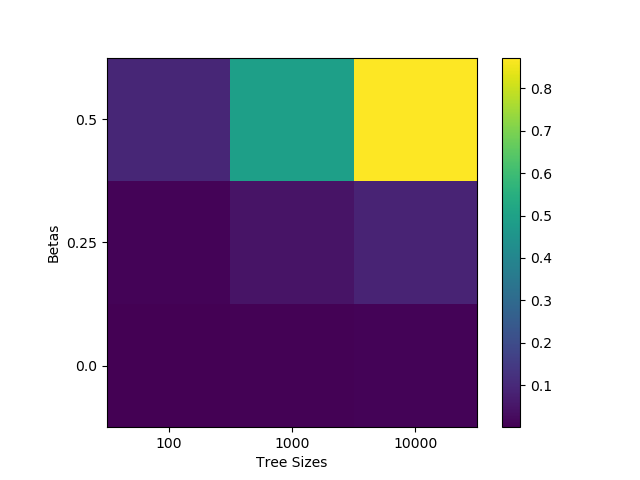

This figure's Python source:

# standard
import time 
import torch 
import sys 
import numpy as np 
import matplotlib.pyplot as plt 

# custom
sys.path.append('../')
from cpp.buildRelease import mctscpp

# state to game 

def state_to_cpp_game_state(state,team_1_idxs,turn):

	attackers = [] 
	defenders = [] 
	for i_robot, robot_state in enumerate(state): 
		rs = mctscpp.RobotState(robot_state)
		if i_robot in team_1_idxs: 
			attackers.append(rs)
		else:
			defenders.append(rs)

	if turn == "a":
		turn = mctscpp.GameState.Turn.Attackers
	elif turn == "b": 
		turn = mctscpp.GameState.Turn.Defenders
	else: 
		exit('training team not recognized') 

	game_state = mctscpp.GameState(turn,attackers,defenders)

	game_state.depth = 0

	return game_state 


# robot team stuff 

def create_cpp_robot_type(robot_types, robot_type):
	p_min = [robot_types[robot_type]["env_xlim"][0], robot_types[robot_type]["env_ylim"][0]]
	p_max = [robot_types[robot_type]["env_xlim"][1], robot_types[robot_type]["env_ylim"][1]]
	velocity_limit = robot_types[robot_type]["speed_limit"]
	acceleration_limit = robot_types[robot_type]["acceleration_limit"]
	tag_radius = robot_types[robot_type]["tag_radius"]
	r_sense = robot_types[robot_type]["r_sense"]
	radius = robot_types[robot_type]["radius"]
	rt = mctscpp.RobotType(p_min,p_max,velocity_limit,acceleration_limit,tag_radius,r_sense,radius)
	return rt

def robot_composition_to_cpp_robot_types(robot_team_composition,robot_types,team):
	types = [] 
	for robot_type, num in robot_team_composition[team].items():
		rt = create_cpp_robot_type(robot_types, robot_type)
		for _ in range(num):
			types.append(rt)
	return types


# glas stuff 

def loadGLAS(glas, file):
	state_dict = torch.load(file)

	loadFeedForwardNNWeights(glas.deepSetA.phi, state_dict, "model_team_a.phi")
	loadFeedForwardNNWeights(glas.deepSetA.rho, state_dict, "model_team_a.rho")
	loadFeedForwardNNWeights(glas.deepSetB.phi, state_dict, "model_team_b.phi")
	loadFeedForwardNNWeights(glas.deepSetB.rho, state_dict, "model_team_b.rho")
	loadFeedForwardNNWeights(glas.psi, state_dict, "psi")
	loadFeedForwardNNWeights(glas.encoder, state_dict, "encoder")
	loadFeedForwardNNWeights(glas.decoder, state_dict, "decoder")
	loadFeedForwardNNWeights(glas.value, state_dict, "value")

	return glas

def loadFeedForwardNNWeights(ff, state_dict, name):
	l = 0
	while True:
		key1 = "{}.layers.{}.weight".format(name, l)
		key2 = "{}.layers.{}.bias".format(name, l)
		if key1 in state_dict and key2 in state_dict:
			ff.addLayer(state_dict[key1].numpy(), state_dict[key2].numpy())
		else:
			if l == 0:
				print("WARNING: No weights found for {}".format(name))
			break
		l += 1

if __name__ == '__main__':
	
	tree_sizes = [100,1000,10000]
	betas = [0.0, 0.25, 0.5]
	num_trials = 5 
	dt = 0.1
	max_depth = 1000
	path_glas_model_a = 'test_a.pt'
	path_glas_model_b = 'test_b.pt'
	goal = np.array([0.375,0.375,0,0])

	# use a fixed seed
	seed = 1
	mctscpp.seed(seed)

	# robot team information 
	team_1_idxs = [0]
	robot_types = {
		'standard_robot' : {
			'speed_limit': 0.125,
			'acceleration_limit':0.125,
			'tag_radius': 0.025,
			'dynamics':'double_integrator',
			'r_sense': 1.0,
			'radius': 0.025,
			'env_xlim': [0,0.5],
			'env_ylim': [0,0.5],
		}
	}
	robot_team_composition = {
		'a': {'standard_robot':1},
		'b': {'standard_robot':1}
		}

	# make game 
	attackerTypes = robot_composition_to_cpp_robot_types(robot_team_composition,robot_types,"a") 
	defenderTypes = robot_composition_to_cpp_robot_types(robot_team_composition,robot_types,"b") 
	game = mctscpp.Game(attackerTypes, defenderTypes, dt, goal, max_depth)
	loadGLAS(game.glasA, path_glas_model_a)
	loadGLAS(game.glasB, path_glas_model_b)	

	# intial state information 
	state = [
		[0.2,0.2,0,0],
		[0.4,0.2,0,0],
	]	

	# run 
	results = np.zeros((len(tree_sizes),len(betas),num_trials))
	count = 0 
	total = len(tree_sizes)*len(betas)*num_trials
	for i_trial in range(num_trials):
		for i_beta,beta in enumerate(betas):
			for i_tree_size,tree_size in enumerate(tree_sizes):

				print('{}/{}'.format(count,total))

				game_state = state_to_cpp_game_state(state,team_1_idxs,"a")

				mctssettings = mctscpp.MCTSSettings()
				mctssettings.num_nodes = tree_size
				start = time.time()
				mctscpp.search(game, game_state, mctssettings)
				elapsed = time.time() - start 
				results[i_tree_size,i_beta,i_trial] = elapsed 

				count += 1 

	fig,ax = plt.subplots() 
	im = ax.imshow(np.mean(results,axis=2),origin='lower')
	fig.colorbar(im)
	ax.set_xlabel('Tree Sizes')
	ax.set_xticks(np.arange(len(tree_sizes)))
	ax.set_xticklabels(tree_sizes)
	ax.set_ylabel('Betas')
	ax.set_yticks(np.arange(len(betas)))
	ax.set_yticklabels(betas)
	plt.savefig("test_regression.png")
